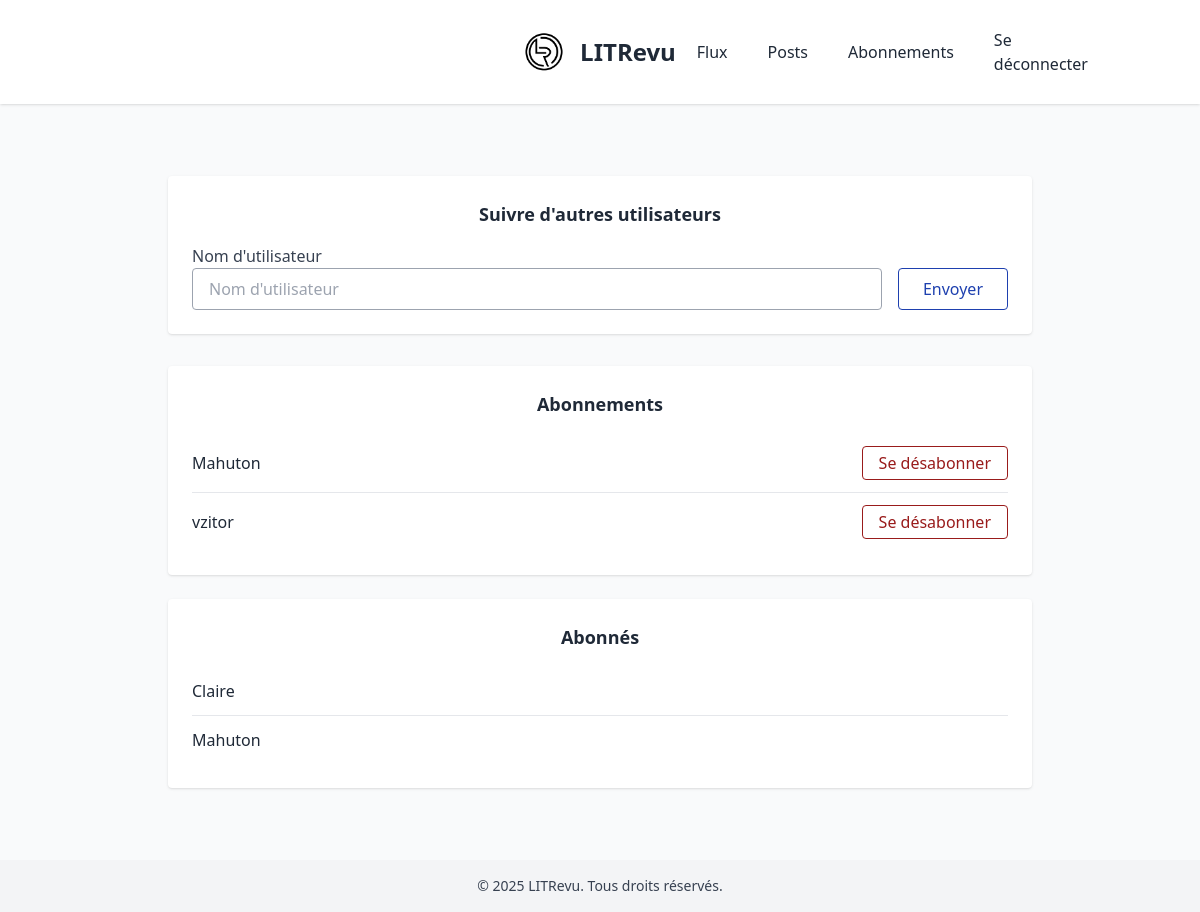
The page /subscriptions/ (signed in) on the database its author committed.
### web_app/models.py (models this page shows, shortened)
class UserFollows(models.Model):
    user = models.ForeignKey(
        to=settings.AUTH_USER_MODEL, on_delete=models.CASCADE, related_name='following',
        help_text="Utilisateur qui suit")
    followed_user = models.ForeignKey(
        to=settings.AUTH_USER_MODEL, on_delete=models.CASCADE, related_name='followed_by',
        help_text="Utilisateur suivi")
    class Meta:
        unique_together = ('user', 'followed_user', )

class User(AbstractBaseUser, PermissionsMixin):
    username = models.CharField(max_length=40, unique=True, help_text="Nom d'utilisateur unique")
    is_active = models.BooleanField(default=True, help_text="Indique si l'utilisateur est actif")
    is_staff = models.BooleanField(default=False, help_text="Indique si l'utilisateur peut accéder à l'admin")
    date_joined = models.DateTimeField(auto_now_add=True, help_text="Date d'inscription de l'utilisateur")
    USERNAME_FIELD = 'username'
    objects = CustomUserManager()

### web_app/views.py (the view, shortened to what this page needs)
# urls.py: path("subscriptions/", views.SubscriptionsView.as_view(), name="subscriptions"),
class SubscriptionsView(LoginRequiredMixin, View):
    template_name = "web_app/subscriptions.html"
    def _context(self, request, form=None):
        follow_form = form or FollowForm(request_user=request.user)
        subscriptions = (
            UserFollows.objects
            .select_related("followed_user")
            .filter(user=request.user)
            .order_by("followed_user__username")
        )
        followers = (
            UserFollows.objects
            .select_related("user")
            .filter(followed_user=request.user)
            .order_by("user__username")
        )
        return {
            "follow_form": follow_form,
            "subscriptions": subscriptions,
            "followers": followers,
        }
    def get(self, request):
        return render(request, self.template_name, self._context(request))

### web_app/forms.py (shortened to what this page needs)
class FollowForm(forms.Form):
    username = forms.CharField(
        label="Nom d'utilisateur",
        max_length=40,
        widget=forms.TextInput(attrs={
            "class": "w-full border border-gray-400 rounded px-4 py-2",
            "placeholder": "Nom d'utilisateur",
        })
    )
    def __init__(self, *args, **kwargs):
        self.request_user = kwargs.pop("request_user", None)
        super().__init__(*args, **kwargs)

### web_app/templates/web_app/subscriptions.html (shortened to what this page needs)
{% extends "web_app/base.html" %}
{% block content %}
<div class="container max-w-4xl mx-auto px-4 py-10">
  <div class="bg-white rounded shadow p-6 mb-8">
    <h2 class="text-center text-lg font-semibold text-gray-800 mb-4">Suivre d'autres utilisateurs</h2>
    <form method="post" action="{% url 'subscriptions' %}" class="flex gap-4">
      <div class="w-full">
        <label for="{{ follow_form.username.id_for_label }}" class="block text-gray-700">{{ follow_form.username.label }}</label>
        {{ follow_form.username }}
      </div>
      <div class="flex items-end">
        <button type="submit"
                class="w-full md:w-auto border border-blue-800 text-blue-800 font-medium py-2 px-6 rounded hover:bg-blue-50">
          Envoyer
        </button>
      </div>
    </form>
  </div>
  <div class="flex flex-col gap-6">
    <section class="bg-white rounded shadow p-6">
      <h2 class="text-center text-lg font-semibold text-gray-800 mb-4">Abonnements</h2>
      <ul class="divide-y">
        {% for user_follow in subscriptions %}
          <li class="py-3 flex items-center justify-between">
            <div class="truncate">
              <span class="text-gray-800">{{ user_follow.followed_user.username }}</span>
            </div>
            <form method="post" action="{% url 'subscriptions' %}">
              <button class="border border-red-800 text-red-800 font-medium py-1 px-4 rounded hover:bg-red-50">
                Se désabonner
              </button>
            </form>
          </li>
        {% empty %}
          <li class="py-2 text-gray-600">Vous ne suivez personne pour le moment.</li>
        {% endfor %}
      </ul>
    </section>
    <section class="bg-white rounded shadow p-6">
      <h2 class="text-center text-lg font-semibold text-gray-800 mb-4">Abonnés</h2>
      <ul class="divide-y">
        {% for user_follow in followers %}
          <li class="py-3">
            <span class="text-gray-800">{{ user_follow.user.username }}</span>
          </li>
        {% empty %}
          <li class="py-2 text-gray-600">Aucun abonné pour le moment.</li>
        {% endfor %}
      </ul>
    </section>
  </div>
</div>
{% endblock %}

### rows shown on the page
UserFollows: followed_user.username "Mahuton"
UserFollows: followed_user.username "vzitor"
UserFollows: user.username "Claire"
UserFollows: user.username "Mahuton"

### other values the page prints
{{ follow_form.username.label }} "Nom d'utilisateur"
